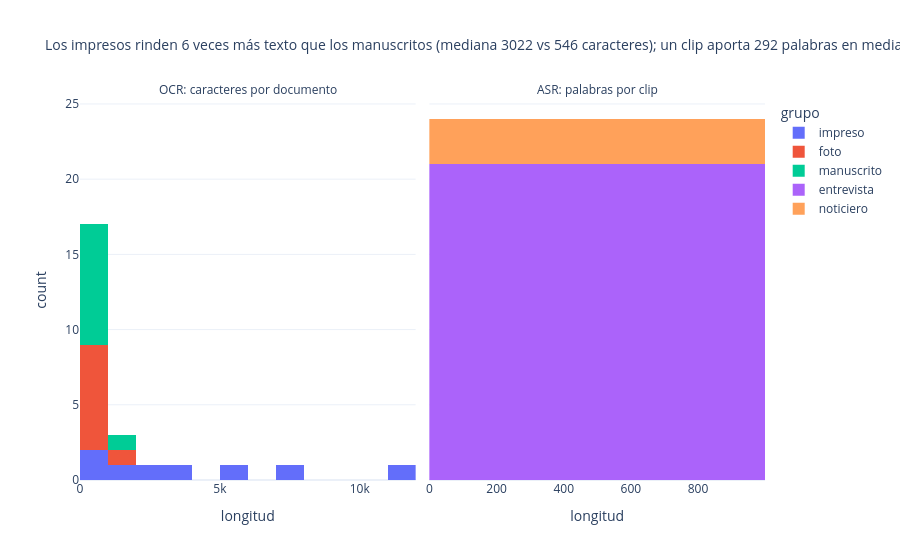

The notebook cell saved with this chart:
### Code cell
largo = pd.concat([
    pd.DataFrame({"corpus": "OCR: caracteres por documento", "longitud": docs.n_caracteres, "grupo": docs.tipo}),
    pd.DataFrame({"corpus": "ASR: palabras por clip", "longitud": clips.n_palabras, "grupo": clips.tipo}),
])
med_ocr = docs.groupby("tipo").n_caracteres.median()
fig = px.histogram(largo, x="longitud", color="grupo", facet_col="corpus", nbins=20,
                   title=(f"Los impresos rinden {med_ocr.get('impreso', 0) / max(med_ocr.get('manuscrito', 1), 1):.0f} veces más texto que los manuscritos "
                          f"(mediana {med_ocr.get('impreso', 0):.0f} vs {med_ocr.get('manuscrito', 0):.0f} caracteres); "
                          f"un clip aporta {clips.n_palabras.median():.0f} palabras en mediana"))
fig.update_xaxes(matches=None, title_text="longitud")
fig.for_each_annotation(lambda a: a.update(text=a.text.split("=")[-1]))
fig.update_layout(title_font_size=14)
fig.show()

### Figure 1 — Plotly figure (JSON) as saved in the notebook; plotly's stock layout.template omitted (floating-point values rounded to 4 significant figures)
{"data": [{"bingroup": "x", "hovertemplate": "grupo=impreso<br>corpus=OCR: caracteres por documento<br>longitud=%{x}<br>count=%{y}<extra></extra>", "legendgroup": "impreso", "marker": {"color": "#636efa", "pattern": {"shape": ""}}, "name": "impreso", "nbinsx": 20, "orientation": "v", "showlegend": true, "type": "histogram", "x": [1442, 2546, 3497, 7026, 5320, 11349, 961, 279], "xaxis": "x", "yaxis": "y"}, {"bingroup": "x", "hovertemplate": "grupo=foto<br>corpus=OCR: caracteres por documento<br>longitud=%{x}<br>count=%{y}<extra></extra>", "legendgroup": "foto", "marker": {"color": "#EF553B", "pattern": {"shape": ""}}, "name": "foto", "nbinsx": 20, "orientation": "v", "showlegend": true, "type": "histogram", "x": [549, 676, 740, 1109, 161, 102, 61, 236], "xaxis": "x", "yaxis": "y"}, {"bingroup": "x", "hovertemplate": "grupo=manuscrito<br>corpus=OCR: caracteres por documento<br>longitud=%{x}<br>count=%{y}<extra></extra>", "legendgroup": "manuscrito", "marker": {"color": "#00cc96", "pattern": {"shape": ""}}, "name": "manuscrito", "nbinsx": 20, "orientation": "v", "showlegend": true, "type": "histogram", "x": [1116, 735, 546, 501, 287, 895, 186, 836, 297], "xaxis": "x", "yaxis": "y"}, {"bingroup": "x", "hovertemplate": "grupo=entrevista<br>corpus=ASR: palabras por clip<br>longitud=%{x}<br>count=%{y}<extra></extra>", "legendgroup": "entrevista", "marker": {"color": "#ab63fa", "pattern": {"shape": ""}}, "name": "entrevista", "nbinsx": 20, "orientation": "v", "showlegend": true, "type": "histogram", "x": [407, 150, 202, 250, 480, 149, 610, 411, 184, 395, 344, 71, 129, 181, 221, 203, 317, 168, 474, 525, 267], "xaxis": "x2", "yaxis": "y2"}, {"bingroup": "x", "hovertemplate": "grupo=noticiero<br>corpus=ASR: palabras por clip<br>longitud=%{x}<br>count=%{y}<extra></extra>", "legendgroup": "noticiero", "marker": {"color": "#FFA15A", "pattern": {"shape": ""}}, "name": "noticiero", "nbinsx": 20, "orientation": "v", "showlegend": true, "type": "histogram", "x": [384, 499, 661], "xaxis": "x2", "yaxis": "y2"}], "layout": {"annotations": [{"font": {}, "showarrow": false, "text": "OCR: caracteres por documento", "x": 0.245, "xanchor": "center", "xref": "paper", "y": 1.0, "yanchor": "bottom", "yref": "paper"}, {"font": {}, "showarrow": false, "text": "ASR: palabras por clip", "x": 0.755, "xanchor": "center", "xref": "paper", "y": 1.0, "yanchor": "bottom", "yref": "paper"}], "barmode": "relative", "legend": {"title": {"text": "grupo"}, "tracegroupgap": 0}, "title": {"font": {"size": 14}, "text": "Los impresos rinden 6 veces más texto que los manuscritos (mediana 3022 vs 546 caracteres); un clip aporta 292 palabras en mediana"}, "xaxis": {"anchor": "y", "domain": [0.0, 0.49], "title": {"text": "longitud"}}, "xaxis2": {"anchor": "y2", "domain": [0.51, 1.0], "title": {"text": "longitud"}}, "yaxis": {"anchor": "x", "domain": [0.0, 1.0], "title": {"text": "count"}}, "yaxis2": {"anchor": "x2", "domain": [0.0, 1.0], "matches": "y", "showticklabels": false}}}
